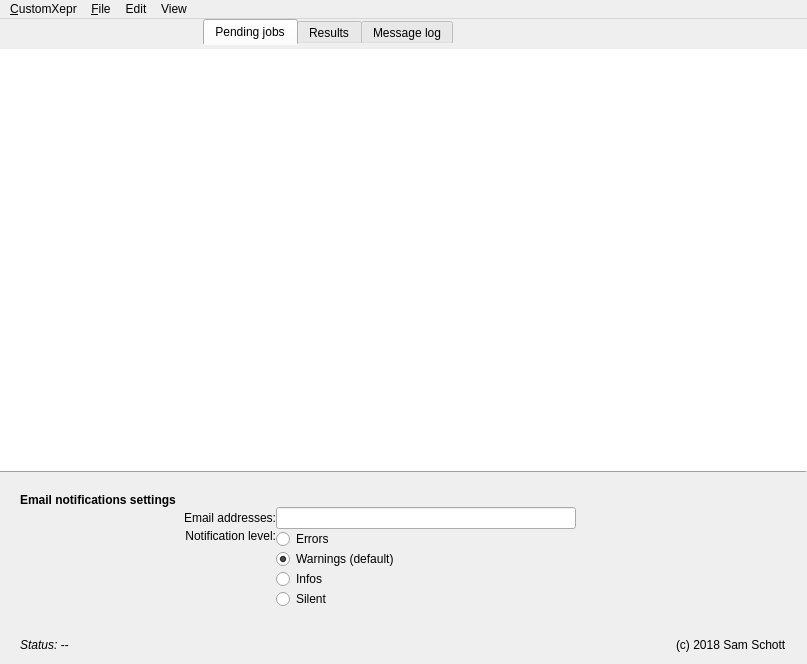
<?xml version="1.0" encoding="UTF-8"?>
<ui version="4.0">
 <class>MainWindow</class>
 <widget class="QMainWindow" name="MainWindow">
  <property name="geometry">
   <rect>
    <x>0</x>
    <y>0</y>
    <width>807</width>
    <height>664</height>
   </rect>
  </property>
  <property name="palette">
   <palette>
    <active>
     <colorrole role="AlternateBase">
      <brush brushstyle="SolidPattern">
       <color alpha="255">
        <red>241</red>
        <green>243</green>
        <blue>243</blue>
       </color>
      </brush>
     </colorrole>
    </active>
    <inactive>
     <colorrole role="AlternateBase">
      <brush brushstyle="SolidPattern">
       <color alpha="255">
        <red>241</red>
        <green>243</green>
        <blue>243</blue>
       </color>
      </brush>
     </colorrole>
    </inactive>
    <disabled>
     <colorrole role="AlternateBase">
      <brush brushstyle="SolidPattern">
       <color alpha="255">
        <red>241</red>
        <green>243</green>
        <blue>243</blue>
       </color>
      </brush>
     </colorrole>
    </disabled>
   </palette>
  </property>
  <property name="windowTitle">
   <string>CustomXepr</string>
  </property>
  <property name="unifiedTitleAndToolBarOnMac">
   <bool>true</bool>
  </property>
  <widget class="QWidget" name="centralwidget">
   <layout class="QGridLayout" name="gridLayout">
    <property name="leftMargin">
     <number>0</number>
    </property>
    <property name="topMargin">
     <number>0</number>
    </property>
    <property name="rightMargin">
     <number>0</number>
    </property>
    <property name="bottomMargin">
     <number>12</number>
    </property>
    <property name="verticalSpacing">
     <number>0</number>
    </property>
    <item row="3" column="0" rowspan="3" colspan="4">
     <layout class="QGridLayout" name="gridLayout_8">
      <property name="leftMargin">
       <number>20</number>
      </property>
      <property name="rightMargin">
       <number>20</number>
      </property>
      <item row="0" column="0">
       <widget class="QLabel" name="statusField">
        <property name="font">
         <font>
          <italic>true</italic>
         </font>
        </property>
        <property name="text">
         <string>Status: --</string>
        </property>
       </widget>
      </item>
      <item row="0" column="1" alignment="Qt::AlignRight">
       <widget class="QLabel" name="labelCopyRight">
        <property name="text">
         <string>(c) 2018 Sam Schott</string>
        </property>
       </widget>
      </item>
     </layout>
    </item>
    <item row="1" column="0" colspan="4">
     <widget class="QStackedWidget" name="stackedWidget">
      <property name="currentIndex">
       <number>2</number>
      </property>
      <widget class="QWidget" name="page">
       <layout class="QGridLayout" name="gridLayout_2">
        <property name="leftMargin">
         <number>0</number>
        </property>
        <property name="topMargin">
         <number>0</number>
        </property>
        <property name="rightMargin">
         <number>0</number>
        </property>
        <property name="bottomMargin">
         <number>12</number>
        </property>
        <property name="verticalSpacing">
         <number>0</number>
        </property>
        <item row="0" column="0" colspan="2">
         <widget class="QTreeView" name="jobQueueDisplay">
          <property name="frameShape">
           <enum>QFrame::NoFrame</enum>
          </property>
          <property name="editTriggers">
           <set>QAbstractItemView::NoEditTriggers</set>
          </property>
          <property name="alternatingRowColors">
           <bool>true</bool>
          </property>
          <property name="selectionMode">
           <enum>QAbstractItemView::MultiSelection</enum>
          </property>
          <property name="autoExpandDelay">
           <number>1</number>
          </property>
         </widget>
        </item>
        <item row="3" column="0" colspan="2">
         <layout class="QGridLayout" name="gridLayout_12">
          <property name="leftMargin">
           <number>20</number>
          </property>
          <property name="topMargin">
           <number>20</number>
          </property>
          <property name="rightMargin">
           <number>20</number>
          </property>
          <property name="bottomMargin">
           <number>30</number>
          </property>
          <item row="0" column="0">
           <spacer name="horizontalSpacer_2">
            <property name="orientation">
             <enum>Qt::Horizontal</enum>
            </property>
            <property name="sizeHint" stdset="0">
             <size>
              <width>40</width>
              <height>20</height>
             </size>
            </property>
           </spacer>
          </item>
          <item row="0" column="1">
           <widget class="QPushButton" name="pauseButton">
            <property name="minimumSize">
             <size>
              <width>120</width>
              <height>0</height>
             </size>
            </property>
            <property name="maximumSize">
             <size>
              <width>120</width>
              <height>16777215</height>
             </size>
            </property>
            <property name="toolTip">
             <string>&lt;html&gt;&lt;head/&gt;&lt;body&gt;&lt;p&gt;Pause after the current job has been executed. &lt;/p&gt;&lt;/body&gt;&lt;/html&gt;</string>
            </property>
            <property name="text">
             <string>Pause next</string>
            </property>
           </widget>
          </item>
          <item row="0" column="3">
           <widget class="QPushButton" name="abortButton">
            <property name="minimumSize">
             <size>
              <width>120</width>
              <height>0</height>
             </size>
            </property>
            <property name="maximumSize">
             <size>
              <width>120</width>
              <height>16777215</height>
             </size>
            </property>
            <property name="toolTip">
             <string>&lt;html&gt;&lt;head/&gt;&lt;body&gt;&lt;p&gt;Abort the current job, move on to the next.&lt;/p&gt;&lt;/body&gt;&lt;/html&gt;</string>
            </property>
            <property name="text">
             <string>Abort current</string>
            </property>
           </widget>
          </item>
          <item row="0" column="2">
           <widget class="QPushButton" name="clearButton">
            <property name="minimumSize">
             <size>
              <width>120</width>
              <height>0</height>
             </size>
            </property>
            <property name="maximumSize">
             <size>
              <width>120</width>
              <height>16777215</height>
             </size>
            </property>
            <property name="toolTip">
             <string>&lt;html&gt;&lt;head/&gt;&lt;body&gt;&lt;p&gt;Clear all pending jobs.&lt;/p&gt;&lt;/body&gt;&lt;/html&gt;</string>
            </property>
            <property name="text">
             <string>Clear all jobs</string>
            </property>
           </widget>
          </item>
         </layout>
        </item>
        <item row="2" column="0" colspan="2">
         <widget class="Line" name="line">
          <property name="frameShadow">
           <enum>QFrame::Raised</enum>
          </property>
          <property name="orientation">
           <enum>Qt::Horizontal</enum>
          </property>
         </widget>
        </item>
        <item row="5" column="0" rowspan="3" colspan="2">
         <layout class="QGridLayout" name="gridLayout_11" columnstretch="1,2">
          <property name="leftMargin">
           <number>20</number>
          </property>
          <property name="rightMargin">
           <number>20</number>
          </property>
          <item row="4" column="0">
           <widget class="QLabel" name="labelT_tolerance">
            <property name="sizePolicy">
             <sizepolicy hsizetype="Expanding" vsizetype="Preferred">
              <horstretch>0</horstretch>
              <verstretch>0</verstretch>
             </sizepolicy>
            </property>
            <property name="toolTip">
             <string>&lt;html&gt;&lt;head/&gt;&lt;body&gt;&lt;p&gt;Maximum fluctuations allowed for the temperature to be considered stable.&lt;/p&gt;&lt;/body&gt;&lt;/html&gt;</string>
            </property>
            <property name="text">
             <string>Temperature stability tolerance:</string>
            </property>
            <property name="alignment">
             <set>Qt::AlignRight|Qt::AlignTrailing|Qt::AlignVCenter</set>
            </property>
           </widget>
          </item>
          <item row="5" column="0">
           <widget class="QLabel" name="labelT_settling">
            <property name="sizePolicy">
             <sizepolicy hsizetype="Expanding" vsizetype="Preferred">
              <horstretch>0</horstretch>
              <verstretch>0</verstretch>
             </sizepolicy>
            </property>
            <property name="toolTip">
             <string>&lt;html&gt;&lt;head/&gt;&lt;body&gt;&lt;p&gt;Settling time for the temperature after fluctuations are within the tolerance.&lt;/p&gt;&lt;/body&gt;&lt;/html&gt;</string>
            </property>
            <property name="text">
             <string>Temperature settling time:</string>
            </property>
            <property name="alignment">
             <set>Qt::AlignRight|Qt::AlignTrailing|Qt::AlignVCenter</set>
            </property>
           </widget>
          </item>
          <item row="5" column="1" alignment="Qt::AlignLeft">
           <widget class="ScienDSpinBox" name="lineEditT_settling">
            <property name="minimumSize">
             <size>
              <width>110</width>
              <height>0</height>
             </size>
            </property>
            <property name="maximumSize">
             <size>
              <width>110</width>
              <height>16777215</height>
             </size>
            </property>
            <property name="toolTip">
             <string>&lt;html&gt;&lt;head/&gt;&lt;body&gt;&lt;p&gt;Settling time for the temperature after fluctuations are within the tolerance.&lt;/p&gt;&lt;/body&gt;&lt;/html&gt;</string>
            </property>
            <property name="alignment">
             <set>Qt::AlignRight|Qt::AlignTrailing|Qt::AlignVCenter</set>
            </property>
            <property name="suffix">
             <string>s</string>
            </property>
            <property name="decimals">
             <number>0</number>
            </property>
            <property name="maximum">
             <double>99999.000000000000000</double>
            </property>
            <property name="value">
             <double>120.000000000000000</double>
            </property>
           </widget>
          </item>
          <item row="1" column="0">
           <widget class="QLabel" name="label_3">
            <property name="text">
             <string>Schedule a Q-Value determination job:</string>
            </property>
            <property name="alignment">
             <set>Qt::AlignRight|Qt::AlignTrailing|Qt::AlignVCenter</set>
            </property>
           </widget>
          </item>
          <item row="4" column="1" alignment="Qt::AlignLeft">
           <widget class="ScienDSpinBox" name="lineEditT_tolerance">
            <property name="minimumSize">
             <size>
              <width>110</width>
              <height>0</height>
             </size>
            </property>
            <property name="maximumSize">
             <size>
              <width>110</width>
              <height>16777215</height>
             </size>
            </property>
            <property name="toolTip">
             <string>&lt;html&gt;&lt;head/&gt;&lt;body&gt;&lt;p&gt;Maximum fluctuations allowed for the temperature to be considered stable.&lt;/p&gt;&lt;/body&gt;&lt;/html&gt;</string>
            </property>
            <property name="alignment">
             <set>Qt::AlignRight|Qt::AlignTrailing|Qt::AlignVCenter</set>
            </property>
            <property name="suffix">
             <string>K</string>
            </property>
            <property name="value">
             <double>0.100000000000000</double>
            </property>
           </widget>
          </item>
          <item row="2" column="0">
           <widget class="QLabel" name="label_4">
            <property name="text">
             <string>Schedule a cavity tuning job:</string>
            </property>
            <property name="alignment">
             <set>Qt::AlignRight|Qt::AlignTrailing|Qt::AlignVCenter</set>
            </property>
           </widget>
          </item>
          <item row="0" column="0" colspan="2">
           <widget class="QLabel" name="labelCustomXeprControl">
            <property name="font">
             <font>
              <weight>75</weight>
              <bold>true</bold>
             </font>
            </property>
            <property name="text">
             <string>CustomXepr shortcuts</string>
            </property>
           </widget>
          </item>
          <item row="3" column="0" colspan="2">
           <widget class="QLabel" name="labelTempControl">
            <property name="font">
             <font>
              <weight>75</weight>
              <bold>true</bold>
             </font>
            </property>
            <property name="text">
             <string>Temperature control settings</string>
            </property>
           </widget>
          </item>
          <item row="1" column="1" alignment="Qt::AlignLeft">
           <widget class="QPushButton" name="qValueButton">
            <property name="minimumSize">
             <size>
              <width>120</width>
              <height>0</height>
             </size>
            </property>
            <property name="maximumSize">
             <size>
              <width>120</width>
              <height>16777215</height>
             </size>
            </property>
            <property name="text">
             <string>Get Q-Value</string>
            </property>
           </widget>
          </item>
          <item row="2" column="1" alignment="Qt::AlignLeft">
           <widget class="QPushButton" name="tuneButton">
            <property name="minimumSize">
             <size>
              <width>120</width>
              <height>0</height>
             </size>
            </property>
            <property name="maximumSize">
             <size>
              <width>120</width>
              <height>16777215</height>
             </size>
            </property>
            <property name="text">
             <string>Tune cavity</string>
            </property>
           </widget>
          </item>
         </layout>
        </item>
       </layout>
      </widget>
      <widget class="QWidget" name="page_2">
       <layout class="QGridLayout" name="gridLayout_3">
        <property name="leftMargin">
         <number>0</number>
        </property>
        <property name="topMargin">
         <number>0</number>
        </property>
        <property name="rightMargin">
         <number>0</number>
        </property>
        <property name="verticalSpacing">
         <number>0</number>
        </property>
        <item row="1" column="0">
         <widget class="Line" name="line_3">
          <property name="frameShadow">
           <enum>QFrame::Raised</enum>
          </property>
          <property name="orientation">
           <enum>Qt::Horizontal</enum>
          </property>
         </widget>
        </item>
        <item row="0" column="0">
         <widget class="QTreeView" name="resultQueueDisplay">
          <property name="frameShape">
           <enum>QFrame::NoFrame</enum>
          </property>
          <property name="editTriggers">
           <set>QAbstractItemView::NoEditTriggers</set>
          </property>
          <property name="alternatingRowColors">
           <bool>true</bool>
          </property>
          <property name="selectionMode">
           <enum>QAbstractItemView::MultiSelection</enum>
          </property>
         </widget>
        </item>
       </layout>
      </widget>
      <widget class="QWidget" name="page_3">
       <layout class="QGridLayout" name="gridLayout_7">
        <property name="leftMargin">
         <number>0</number>
        </property>
        <property name="topMargin">
         <number>0</number>
        </property>
        <property name="rightMargin">
         <number>0</number>
        </property>
        <property name="verticalSpacing">
         <number>0</number>
        </property>
        <item row="5" column="0" colspan="2">
         <layout class="QGridLayout" name="gridLayout_9" columnstretch="1,2">
          <property name="leftMargin">
           <number>20</number>
          </property>
          <property name="topMargin">
           <number>20</number>
          </property>
          <property name="rightMargin">
           <number>20</number>
          </property>
          <property name="bottomMargin">
           <number>20</number>
          </property>
          <item row="1" column="1" alignment="Qt::AlignLeft">
           <widget class="QLineEdit" name="lineEditEmailList">
            <property name="sizePolicy">
             <sizepolicy hsizetype="Preferred" vsizetype="Fixed">
              <horstretch>0</horstretch>
              <verstretch>0</verstretch>
             </sizepolicy>
            </property>
            <property name="minimumSize">
             <size>
              <width>300</width>
              <height>0</height>
             </size>
            </property>
            <property name="maximumSize">
             <size>
              <width>300</width>
              <height>16777215</height>
             </size>
            </property>
            <property name="toolTip">
             <string>&lt;html&gt;&lt;head/&gt;&lt;body&gt;&lt;p&gt;Comma seperated list of addresses that notification emails will be sent to.&lt;/p&gt;&lt;/body&gt;&lt;/html&gt;</string>
            </property>
           </widget>
          </item>
          <item row="2" column="1">
           <widget class="QRadioButton" name="radioButtonErrorMail">
            <property name="text">
             <string>Errors</string>
            </property>
            <attribute name="buttonGroup">
             <string notr="true">bG</string>
            </attribute>
           </widget>
          </item>
          <item row="4" column="1">
           <widget class="QRadioButton" name="radioButtonInfoMail">
            <property name="text">
             <string>Infos</string>
            </property>
            <attribute name="buttonGroup">
             <string notr="true">bG</string>
            </attribute>
           </widget>
          </item>
          <item row="3" column="1">
           <widget class="QRadioButton" name="radioButtonWarningMail">
            <property name="text">
             <string>Warnings (default)</string>
            </property>
            <property name="checked">
             <bool>true</bool>
            </property>
            <attribute name="buttonGroup">
             <string notr="true">bG</string>
            </attribute>
           </widget>
          </item>
          <item row="5" column="1">
           <widget class="QRadioButton" name="radioButtonNoMail">
            <property name="text">
             <string>Silent</string>
            </property>
            <attribute name="buttonGroup">
             <string notr="true">bG</string>
            </attribute>
           </widget>
          </item>
          <item row="1" column="0">
           <widget class="QLabel" name="label">
            <property name="text">
             <string>Email addresses:</string>
            </property>
            <property name="alignment">
             <set>Qt::AlignRight|Qt::AlignTrailing|Qt::AlignVCenter</set>
            </property>
           </widget>
          </item>
          <item row="0" column="0" colspan="2">
           <widget class="QLabel" name="labelEmailSettings">
            <property name="sizePolicy">
             <sizepolicy hsizetype="Preferred" vsizetype="Preferred">
              <horstretch>0</horstretch>
              <verstretch>0</verstretch>
             </sizepolicy>
            </property>
            <property name="font">
             <font>
              <weight>75</weight>
              <bold>true</bold>
             </font>
            </property>
            <property name="text">
             <string>Email notifications settings</string>
            </property>
           </widget>
          </item>
          <item row="2" column="0" rowspan="4">
           <widget class="QLabel" name="label_2">
            <property name="text">
             <string>Notification level:</string>
            </property>
            <property name="alignment">
             <set>Qt::AlignRight|Qt::AlignTop|Qt::AlignTrailing</set>
            </property>
           </widget>
          </item>
         </layout>
        </item>
        <item row="4" column="0" colspan="2">
         <widget class="Line" name="line_2">
          <property name="frameShadow">
           <enum>QFrame::Raised</enum>
          </property>
          <property name="orientation">
           <enum>Qt::Horizontal</enum>
          </property>
         </widget>
        </item>
        <item row="2" column="0" colspan="2">
         <widget class="QTreeView" name="messageLogDisplay">
          <property name="frameShape">
           <enum>QFrame::NoFrame</enum>
          </property>
          <property name="editTriggers">
           <set>QAbstractItemView::NoEditTriggers</set>
          </property>
          <property name="alternatingRowColors">
           <bool>true</bool>
          </property>
          <property name="selectionMode">
           <enum>QAbstractItemView::MultiSelection</enum>
          </property>
         </widget>
        </item>
       </layout>
      </widget>
     </widget>
    </item>
    <item row="0" column="1" colspan="2">
     <widget class="QTabWidget" name="tabWidget">
      <property name="maximumSize">
       <size>
        <width>16777215</width>
        <height>30</height>
       </size>
      </property>
      <property name="styleSheet">
       <string notr="true">QTabWidget::tab-bar
{
	alignment: center;
} 

QTabWidget::pane
{
    border-top: transparent;
    background-color: transparent;
}
</string>
      </property>
      <property name="currentIndex">
       <number>0</number>
      </property>
      <widget class="QWidget" name="tab">
       <attribute name="title">
        <string>Pending jobs</string>
       </attribute>
       <layout class="QGridLayout" name="gridLayout_4">
        <property name="leftMargin">
         <number>0</number>
        </property>
        <property name="rightMargin">
         <number>0</number>
        </property>
        <property name="horizontalSpacing">
         <number>-1</number>
        </property>
       </layout>
      </widget>
      <widget class="QWidget" name="tab_2">
       <attribute name="title">
        <string>Results</string>
       </attribute>
       <layout class="QGridLayout" name="gridLayout_6">
        <property name="leftMargin">
         <number>0</number>
        </property>
        <property name="rightMargin">
         <number>0</number>
        </property>
       </layout>
      </widget>
      <widget class="QWidget" name="tab_3">
       <attribute name="title">
        <string>Message log</string>
       </attribute>
       <layout class="QGridLayout" name="gridLayout_5">
        <property name="leftMargin">
         <number>0</number>
        </property>
        <property name="rightMargin">
         <number>0</number>
        </property>
       </layout>
      </widget>
     </widget>
    </item>
   </layout>
  </widget>
  <widget class="QMenuBar" name="menubar">
   <property name="geometry">
    <rect>
     <x>0</x>
     <y>0</y>
     <width>807</width>
     <height>22</height>
    </rect>
   </property>
   <widget class="QMenu" name="menu_CustomXepr">
    <property name="geometry">
     <rect>
      <x>298</x>
      <y>154</y>
      <width>172</width>
      <height>96</height>
     </rect>
    </property>
    <property name="title">
     <string>&amp;CustomXepr</string>
    </property>
    <addaction name="action_About"/>
    <addaction name="separator"/>
    <addaction name="action_Exit"/>
   </widget>
   <widget class="QMenu" name="menu_Files">
    <property name="title">
     <string>&amp;File</string>
    </property>
    <addaction name="actionShow_log_files"/>
   </widget>
   <widget class="QMenu" name="menuView">
    <property name="title">
     <string>View</string>
    </property>
   </widget>
   <widget class="QMenu" name="menuEdit">
    <property name="title">
     <string>Edit</string>
    </property>
   </widget>
   <addaction name="menu_CustomXepr"/>
   <addaction name="menu_Files"/>
   <addaction name="menuEdit"/>
   <addaction name="menuView"/>
  </widget>
  <action name="action_About">
   <property name="text">
    <string> &amp;About CustomXepr...</string>
   </property>
  </action>
  <action name="action_Exit">
   <property name="text">
    <string> &amp;Quit CustomXepr</string>
   </property>
  </action>
  <action name="actionShow_log_files">
   <property name="text">
    <string>Show log files</string>
   </property>
  </action>
 </widget>
 <customwidgets>
  <customwidget>
   <class>ScienDSpinBox</class>
   <extends>QDoubleSpinBox</extends>
   <header>keithleygui.utils.scientific_spinbox.h</header>
  </customwidget>
 </customwidgets>
 <tabstops>
  <tabstop>tabWidget</tabstop>
  <tabstop>jobQueueDisplay</tabstop>
  <tabstop>pauseButton</tabstop>
  <tabstop>clearButton</tabstop>
  <tabstop>abortButton</tabstop>
  <tabstop>qValueButton</tabstop>
  <tabstop>tuneButton</tabstop>
  <tabstop>lineEditT_tolerance</tabstop>
  <tabstop>lineEditT_settling</tabstop>
  <tabstop>resultQueueDisplay</tabstop>
  <tabstop>messageLogDisplay</tabstop>
  <tabstop>lineEditEmailList</tabstop>
  <tabstop>radioButtonErrorMail</tabstop>
  <tabstop>radioButtonWarningMail</tabstop>
  <tabstop>radioButtonInfoMail</tabstop>
  <tabstop>radioButtonNoMail</tabstop>
 </tabstops>
 <resources/>
 <connections>
  <connection>
   <sender>tabWidget</sender>
   <signal>currentChanged(int)</signal>
   <receiver>stackedWidget</receiver>
   <slot>setCurrentIndex(int)</slot>
   <hints>
    <hint type="sourcelabel">
     <x>321</x>
     <y>48</y>
    </hint>
    <hint type="destinationlabel">
     <x>321</x>
     <y>326</y>
    </hint>
   </hints>
  </connection>
 </connections>
 <buttongroups>
  <buttongroup name="bG"/>
 </buttongroups>
</ui>
